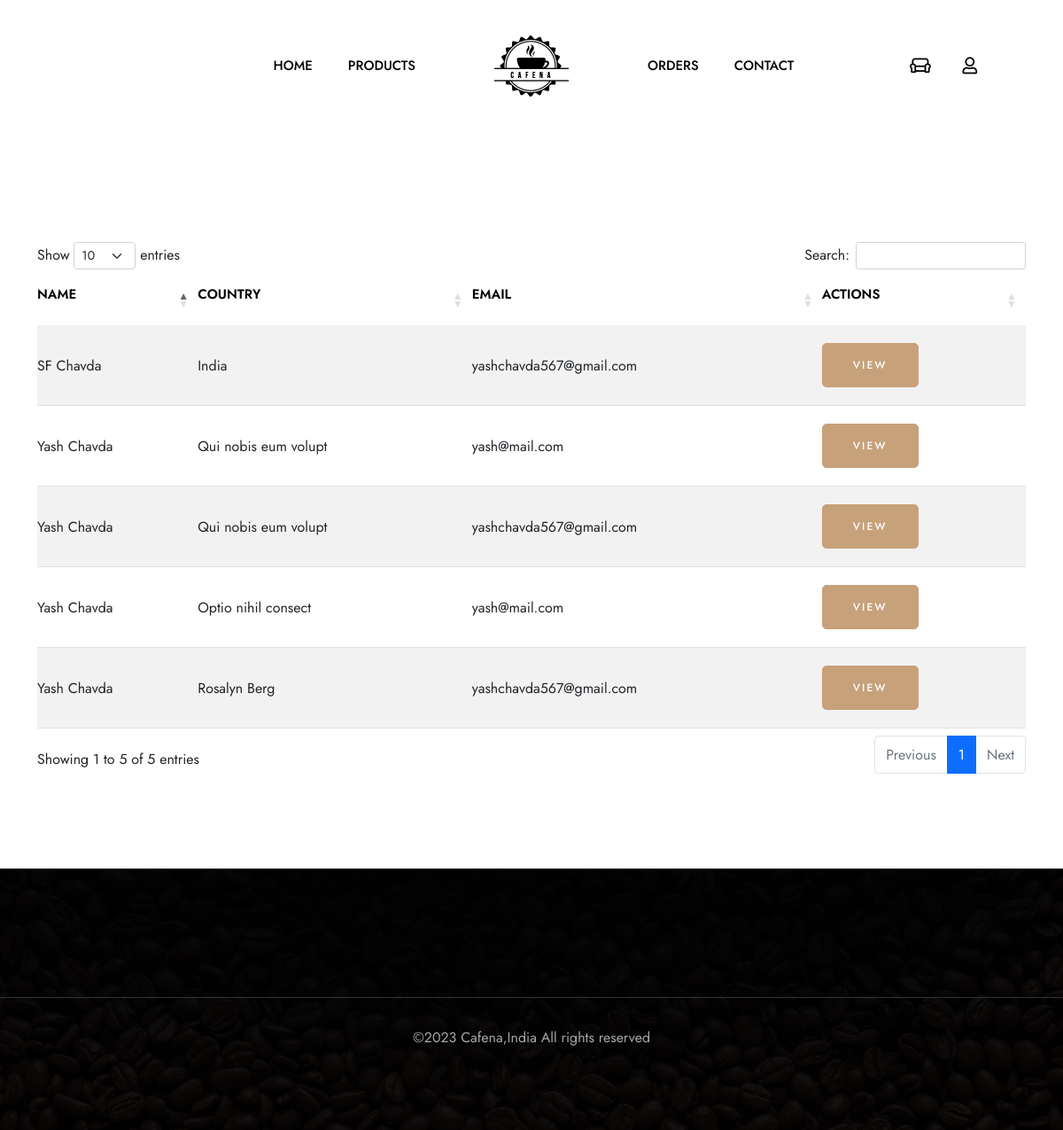
/admin/online_orders.php (signed in), run on the app's committed database.
### tables this page shows
CREATE TABLE `tbl_orders` (
  `id` int(255) NOT NULL,
  `fnm` varchar(255) NOT NULL,
  `lnm` varchar(255) NOT NULL,
  `company` varchar(255) NOT NULL,
  `country` varchar(255) NOT NULL,
  `street` varchar(255) NOT NULL,
  `town` varchar(255) NOT NULL,
  `zip` varchar(255) NOT NULL,
  `phone` varchar(255) NOT NULL,
  `email` varchar(255) NOT NULL,
  `detail` text NOT NULL,
  `total` varchar(255) NOT NULL,
  `created_at` timestamp NOT NULL DEFAULT current_timestamp() ON UPDATE current_timestamp()
);

### Fuctions.php (called while the page is built, shortened)
<?php
 class Fuctions
 {
    private $conn;
     function __construct($conn){
        $this->conn = $conn;
    }
    function getOnlineOrderList(){
        $qry = mysqli_query($this->conn,"SELECT * FROM tbl_orders");
        return mysqli_fetch_all($qry);
    }
 }
?>

### admin/online_orders.php (the view, shortened to what this page needs)
<!DOCTYPE html>
<html lang="en">
<head>
    <?php include "head.php" ?>
</head>
<body>
    <?php
    include "header.php";
    $data = $mainobj->getOnlineOrderList();
    ?>
    <section class="about__area about__area--2 position-relative pt-125 pb-105">
        <div class="container">
            <table id="table" class="table table-striped">
                <thead>
                    <tr>
                        <th>Name</th>
                        <th>Country</th>
                        <th>Email</th>
                        <th>Actions</th>
                    </tr>
                </thead>
                <tbody>
                    <?php
                    if (!empty($data)) {
                        foreach ($data as $dat) {
                            echo "<tr>";
                            echo "<td>" . $dat[1].' '.$dat[2]."</td>";
                            echo "<td>".$dat[4]."</td>";
                            echo "<td>" . $dat[9] . "</td>";
                            echo "<td> <button class='site-btn' onclick='createPopup(" . $dat[0] . ")'>View</button> </td>";
                            echo "</tr>";
                        }
                    }
                    ?>
                </tbody>
            </table>
        </div>
    </section>
    <?php include "footer.php" ?>
</body>
</html>

### data on the page
tbl_orders: fnm "Yash", lnm "Chavda", country "Qui nobis eum volupt", email "yash@mail.com"
tbl_orders: fnm "Yash", lnm "Chavda", country "Qui nobis eum volupt", email "yashchavda567@gmail.com"
tbl_orders: fnm "SF", lnm "Chavda", country "India", email "yashchavda567@gmail.com"
tbl_orders: fnm "Yash", lnm "Chavda", country "Optio nihil consect", email "yash@mail.com"
tbl_orders: fnm "Yash", lnm "Chavda", country "Rosalyn Berg", email "yashchavda567@gmail.com"
